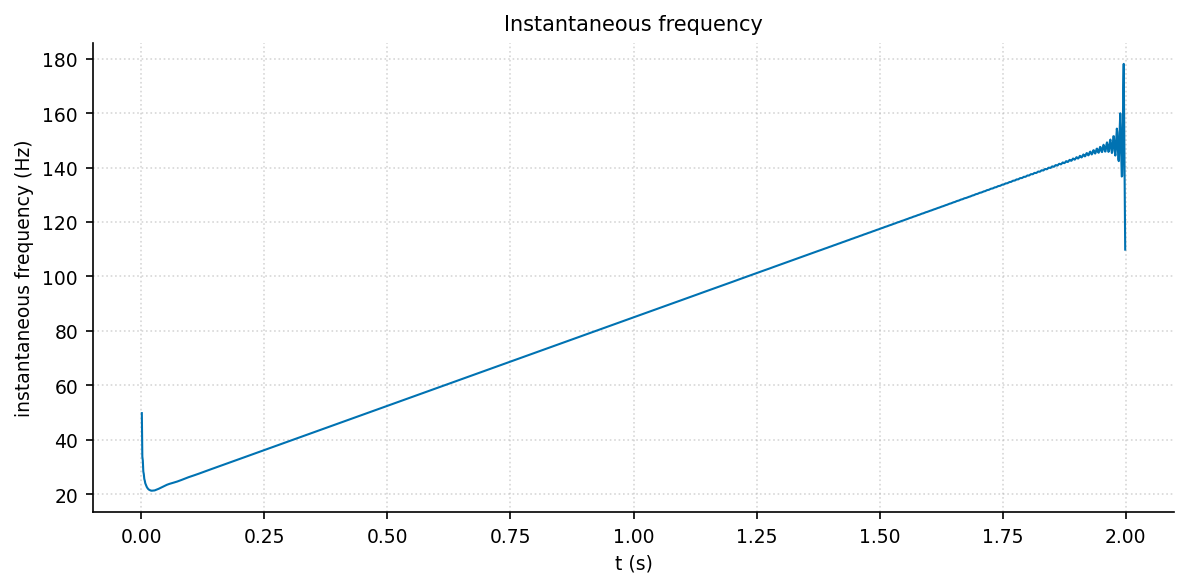

The Python source for this figure:
"""hilbert_envelope: 解析信号的瞬时频率."""
import sys, os; sys.path.insert(0, os.path.join(os.path.dirname(os.path.abspath(__file__)), '..', '..', '_utils', 'python'))
import numpy as np
import matplotlib.pyplot as plt
from scipy.signal import hilbert, chirp
from theme import apply_theme
from palette import cycle

def make_figure(title='Instantaneous frequency'):
    apply_theme(fig_size=(8, 4))
    fs = 1000; t = np.arange(0, 2, 1/fs)
    sig = chirp(t, f0=20, f1=150, t1=2, method='linear')
    analytic = hilbert(sig)
    inst_phase = np.unwrap(np.angle(analytic))
    inst_freq = np.diff(inst_phase) / (2*np.pi) * fs
    fig, ax = plt.subplots()
    ax.plot(t[1:], inst_freq, color=cycle(0), linewidth=1)
    ax.set_xlabel('t (s)'); ax.set_ylabel('instantaneous frequency (Hz)')
    ax.set_title(title)
    ax.grid(True, linestyle=':', alpha=0.5)
    fig.tight_layout()
    return fig

if __name__ == '__main__':
    fig = make_figure(); fig.savefig(__file__.replace('.py', '.png'), dpi=150)
